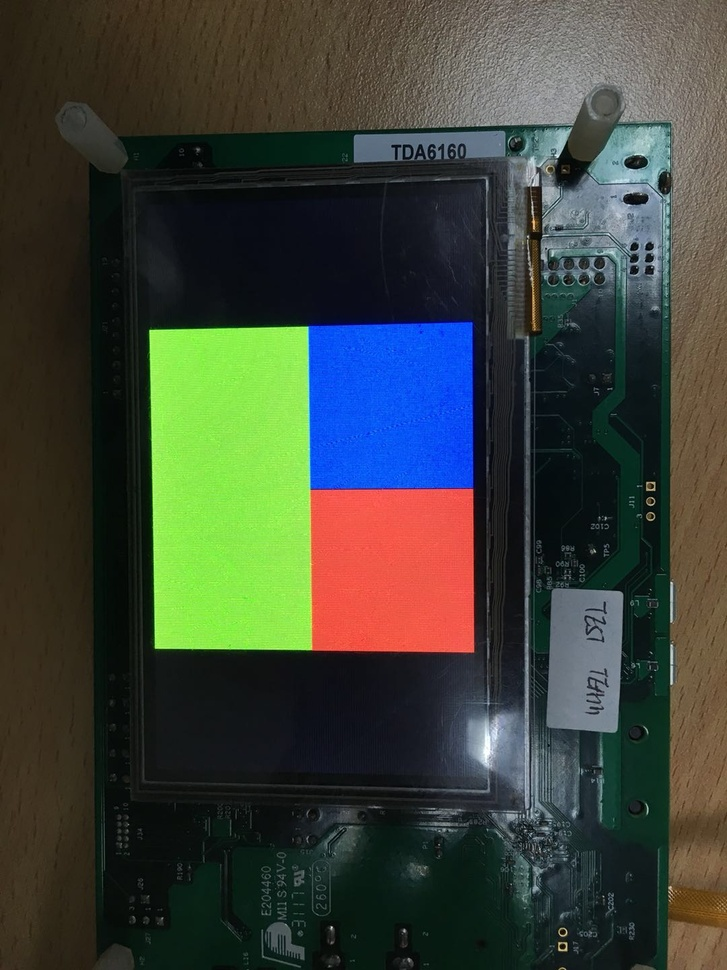
#> input picture pyopencv/pxp_rgb.jpg, 727 x 970 px, shrunk from 1080 x 1440 before the run, found by its file name
$ python canndy_test.py   (Python 2 division)
#> lines starting #> are read from the running program, lines starting #| are printed output that depends on the picture; after the words box and inside, x2 and y2 are one past the last pixel; in counts of white or black regions, pixels touching at a corner belong together
import cv2
import numpy as np
from matplotlib import pyplot as plt
img = cv2.imread('c:\\video\pxp_rgb.jpg')
#> img is the input picture: shape (970, 727, 3); mean B, G, R 56.4, 66.5, 60.2
img = cv2.cvtColor(img, cv2.COLOR_BGR2RGB)
hsv = cv2.cvtColor(img, cv2.COLOR_RGB2HSV)
#> hsv: shape (970, 727, 3); mean H, S, V 63.1, 116.4, 84
# h, s, v = cv2.split(yuv)

LowerBlue = np.array([100, 100, 50])
UpperBlue = np.array([130, 255, 255])
mask = cv2.inRange(hsv, LowerBlue, UpperBlue)
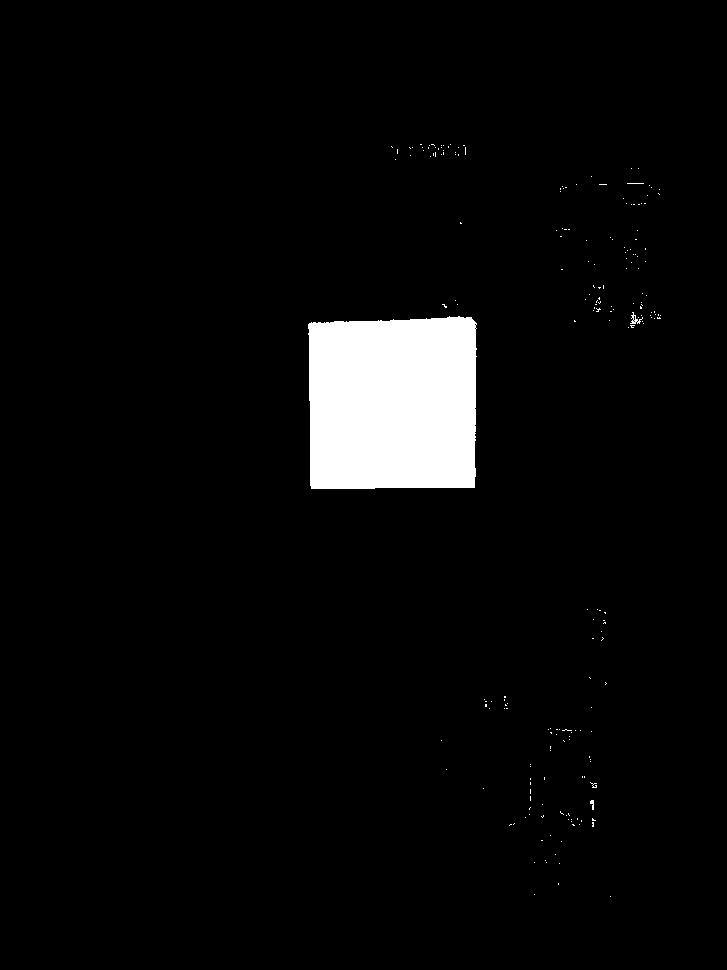
#> mask: shape (970, 727); 4% white; 211 white regions (208 under 20 px), largest, box (x1, y1, x2, y2) and area: (308, 316, 477, 489) 28010, (630, 312, 643, 324) 56, (590, 800, 594, 810) 26
blueThings = cv2.bitwise_and(img, img, mask=mask)
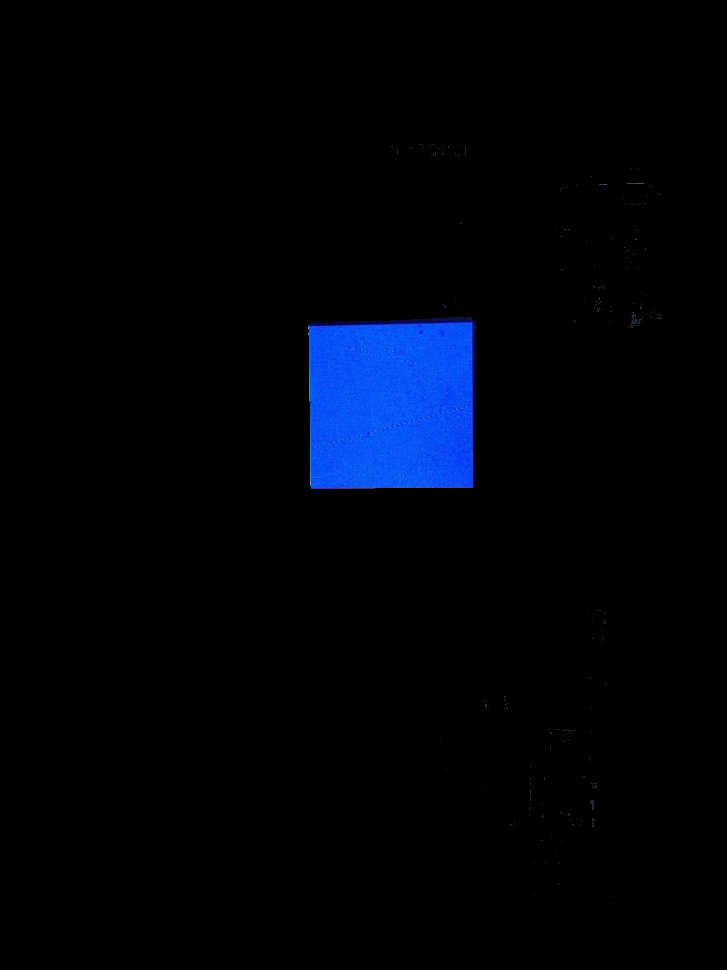
#> blueThings: shape (970, 727, 3); mean R, G, B 0.4, 3.2, 9.5
print blueThings
#> (printed output is left out)
rgb = cv2.cvtColor(blueThings, cv2.COLOR_HSV2BGR)
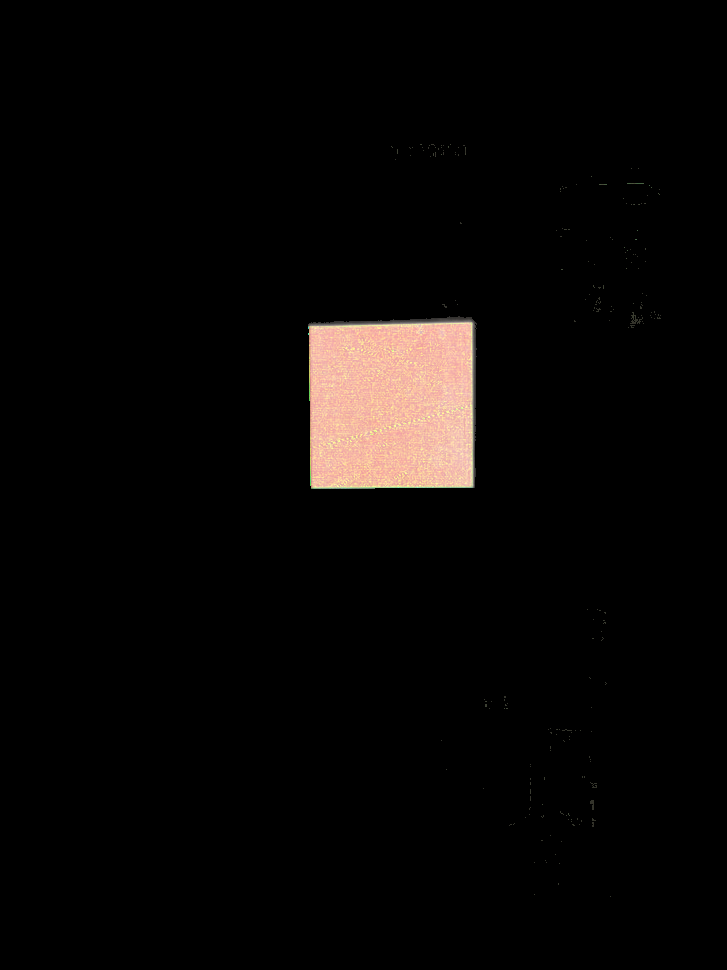
#> rgb: shape (970, 727, 3); mean B, G, R 6.5, 7.4, 9.5

edges = cv2.Canny(rgb,100,200)
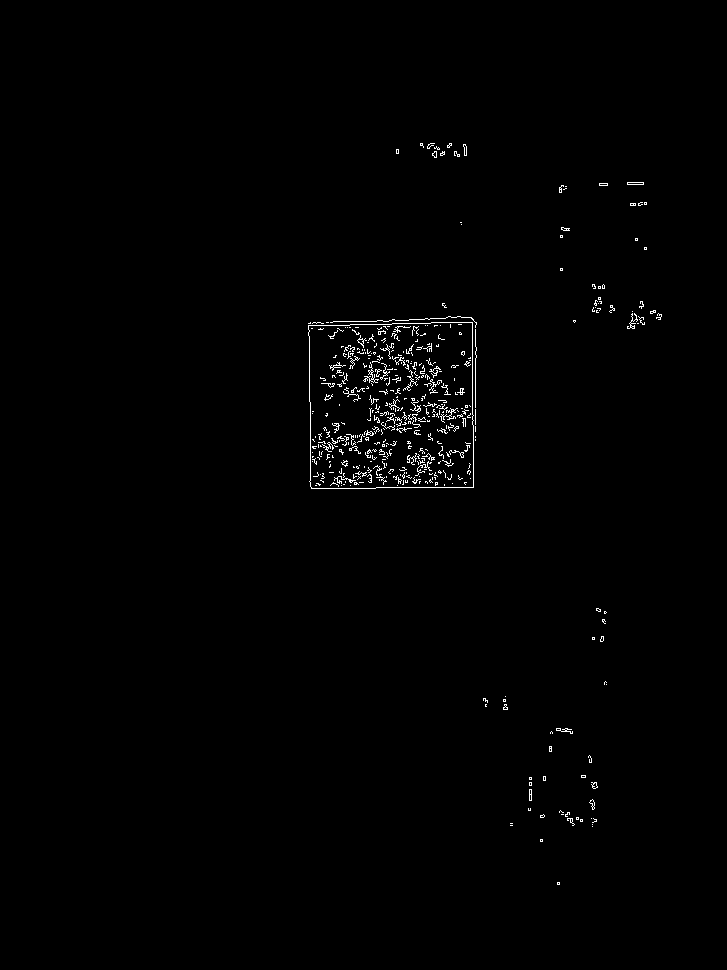
#> edges: shape (970, 727); 0.77% white in thin lines or dots, all inside (x1, y1, x2, y2) = (308, 143, 662, 885)
plt.subplot(151),plt.imshow(img)
plt.title('Original Image'), plt.xticks([]), plt.yticks([])
plt.subplot(152),plt.imshow(hsv,cmap = 'gray')
plt.title('Edge Image'), plt.xticks([]), plt.yticks([])
plt.subplot(153),plt.imshow(blueThings,cmap = 'gray')
plt.title('Original Image'), plt.xticks([]), plt.yticks([])
plt.subplot(154),plt.imshow(rgb,cmap = 'gray')
plt.title('Edge Image'), plt.xticks([]), plt.yticks([])
# plt.subplot(154),plt.imshow(edges,cmap = 'gray')
# plt.title('Edge Image'), plt.xticks([]), plt.yticks([])
plt.show()
#> figure, not shown here; B, G, R data is drawn as R, G, B

$ run again, with pyopencv/lcd.jpg copied over pyopencv/pxp_rgb.jpg
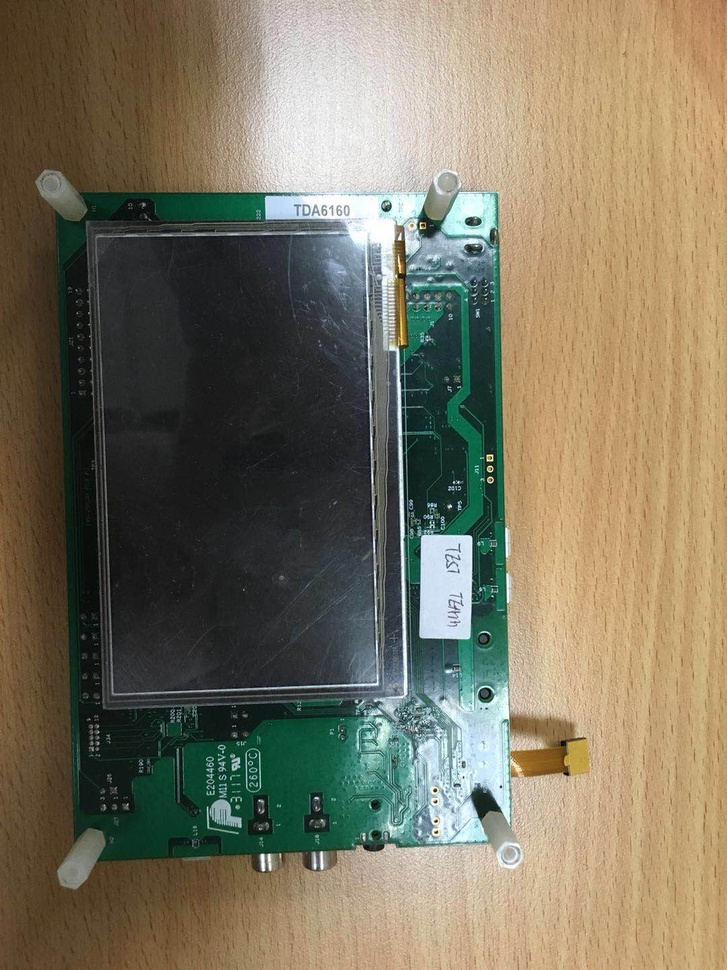
#> input picture pyopencv/lcd.jpg, 727 x 970 px, shrunk from 1080 x 1440 before the run, found by its file name
#> img is the input picture: shape (970, 727, 3); mean B, G, R 95.7, 116.2, 123.6
#> hsv: shape (970, 727, 3); mean H, S, V 44, 84.6, 132.1
#> `mask = cv2.inRange(hsv, LowerBlue, UpperBlue)`:
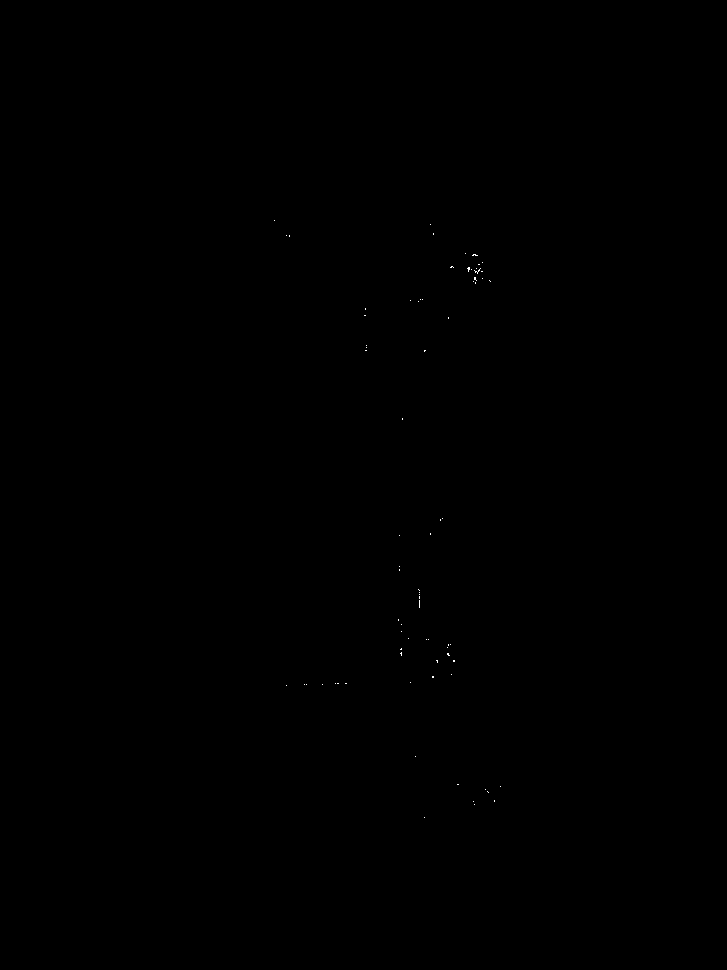
#> mask: shape (970, 727); 0.02% white in thin lines or dots, all inside (x1, y1, x2, y2) = (274, 220, 501, 818)
#> (printed output is left out)
#> edges: shape (970, 727); 0.06% white in thin lines or dots, all inside (x1, y1, x2, y2) = (285, 233, 496, 819)
#> `plt.show()`:
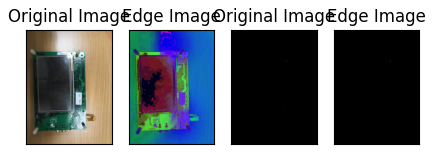
#> figure drawn by matplotlib, 4 panels; B, G, R data is drawn as R, G, B
